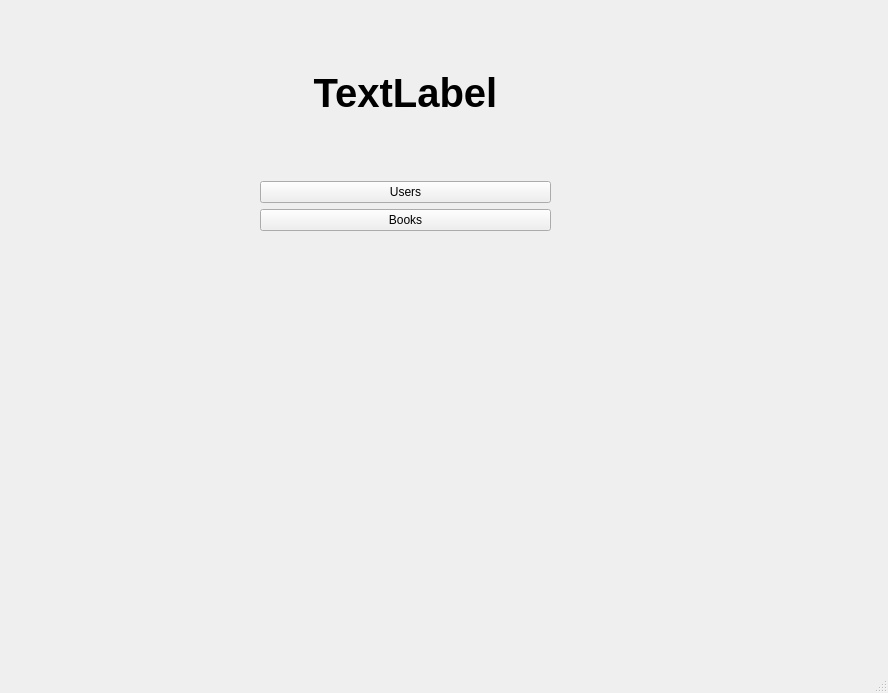
<?xml version="1.0" encoding="UTF-8"?>
<ui version="4.0">
 <class>MainWindow</class>
 <widget class="QMainWindow" name="MainWindow">
  <property name="geometry">
   <rect>
    <x>0</x>
    <y>0</y>
    <width>888</width>
    <height>693</height>
   </rect>
  </property>
  <property name="windowTitle">
   <string>Library Info Sys</string>
  </property>
  <widget class="QWidget" name="centralwidget">
   <widget class="QWidget" name="verticalLayoutWidget">
    <property name="geometry">
     <rect>
      <x>250</x>
      <y>0</y>
      <width>311</width>
      <height>241</height>
     </rect>
    </property>
    <layout class="QVBoxLayout" name="verticalLayout">
     <property name="sizeConstraint">
      <enum>QLayout::SetDefaultConstraint</enum>
     </property>
     <property name="leftMargin">
      <number>10</number>
     </property>
     <property name="topMargin">
      <number>10</number>
     </property>
     <property name="rightMargin">
      <number>10</number>
     </property>
     <property name="bottomMargin">
      <number>10</number>
     </property>
     <item>
      <widget class="QLabel" name="menu_title">
       <property name="font">
        <font>
         <pointsize>30</pointsize>
         <bold>true</bold>
        </font>
       </property>
       <property name="text">
        <string>TextLabel</string>
       </property>
       <property name="scaledContents">
        <bool>true</bool>
       </property>
       <property name="alignment">
        <set>Qt::AlignCenter</set>
       </property>
       <property name="margin">
        <number>0</number>
       </property>
      </widget>
     </item>
     <item>
      <widget class="QPushButton" name="add_modify_delete_users">
       <property name="text">
        <string>Users</string>
       </property>
      </widget>
     </item>
     <item>
      <widget class="QPushButton" name="pushButton_books">
       <property name="text">
        <string>Books</string>
       </property>
      </widget>
     </item>
    </layout>
   </widget>
  </widget>
  <widget class="QMenuBar" name="menubar">
   <property name="geometry">
    <rect>
     <x>0</x>
     <y>0</y>
     <width>888</width>
     <height>21</height>
    </rect>
   </property>
  </widget>
  <widget class="QStatusBar" name="statusbar"/>
 </widget>
 <resources/>
 <connections/>
</ui>
